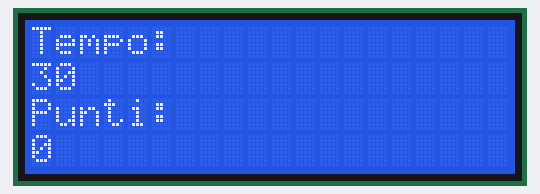
A sketch run on a simulated Arduino Uno, built with avr-gcc and run on an emulated ATmega328P. On the bench: 20×4 character LCD.

Above: at 0.1 s.
At 4.2 s:
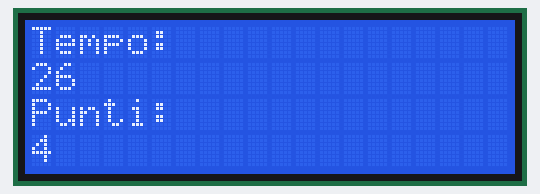
At 9.3 s:
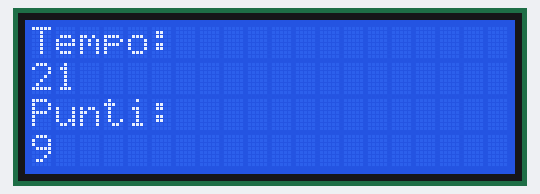
At 19.6 s:
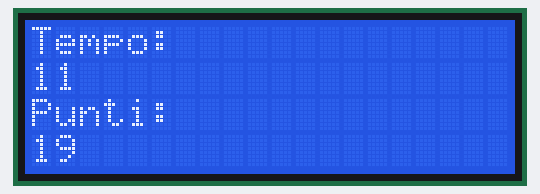
At 28.8 s:
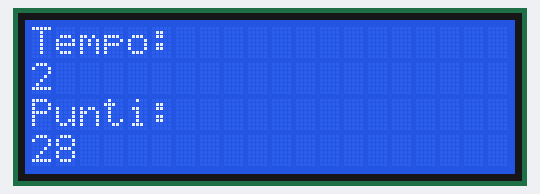
At 39.0 s:
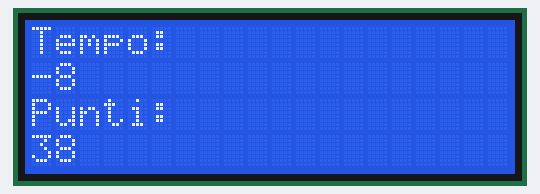

The sketch:

lcdProva.ino
```cpp
//#include <LCD.h>
#include <Wire.h>
#include <LiquidCrystal_I2C.h>

//primi dati sono inizializzazione delle porte A4 e A5
//gli altri si riferiscono alle righe e alle colonne
//altri codici per lcd 0x20, 0x27
LiquidCrystal_I2C lcd(0x3F, 2, 1, 0, 4, 5, 6, 7, 3,POSITIVE);
int b = 0;
int a = 30;

void setup() {
  Wire.begin();
  // inizializzazione dell'oggetto lcd_I2C
  lcd.begin(20,4);
  lcd.clear();
  //accensione retro illuminazione
  lcd.backlight();
}

void loop(){
  lcd.clear();

  testoBase();

  lcd.setCursor(0,1);
  lcd.print(a);

  lcd.setCursor(0,3);
  lcd.print(b);

  delay(1000);
  a--;
  b++;

  //testoFinale();
}

void testoBase(){
  lcd.setCursor(0,0);
  lcd.print("Tempo: ");

  lcd.setCursor(0,2);
  lcd.print("Punti: ");
}

void testoFinale(){
  if(a == 0){
    lcd.clear();
    lcd.setCursor(0,0);
    lcd.print("Risultato: ");

    lcd.setCursor(0,1);
    lcd.print(b);
    exit(0);
  }
}
```

Measured:
- what the display in image 1 shows lasts 1.0 s, from 4.2 s to 5.2 s
